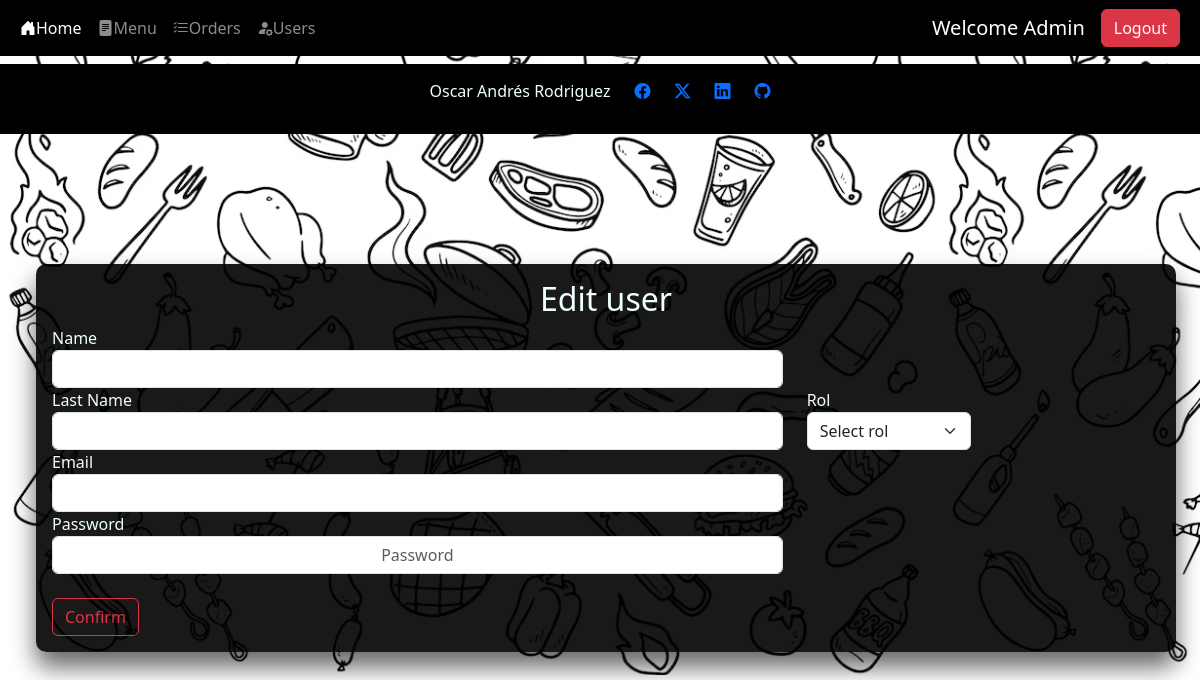
/users/update_user/9 (signed in), run on an earlier commit of the app's database.
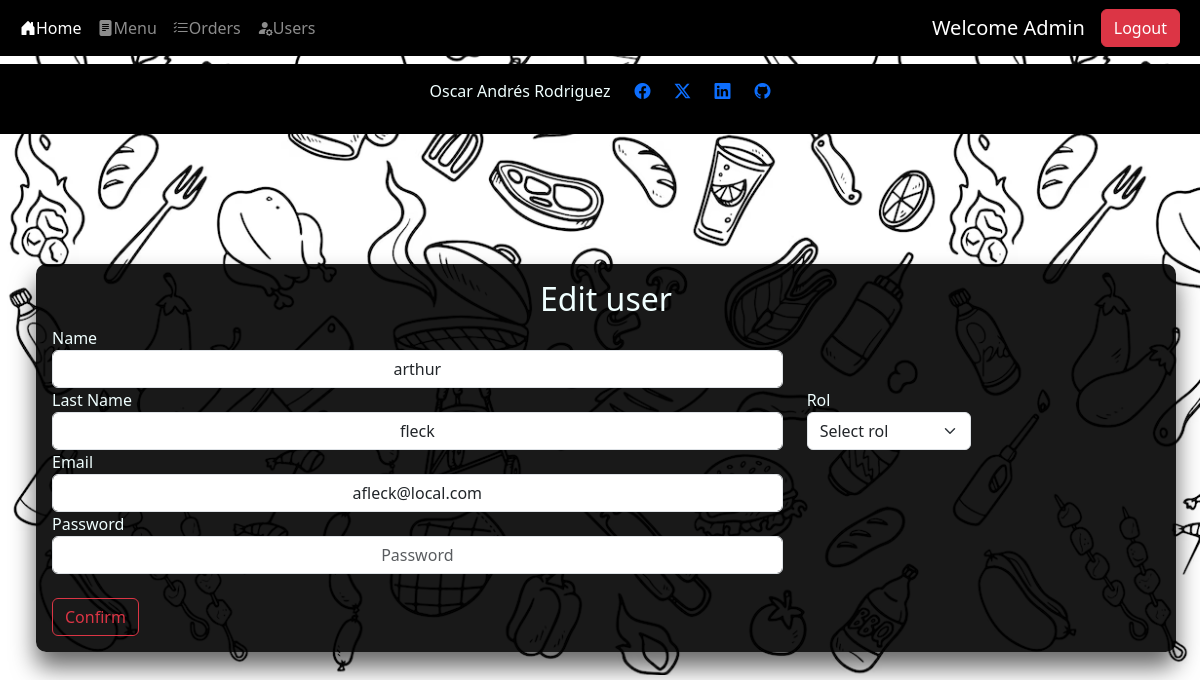
And on a later commit of the database.
### src/db/db_models.py (models this page shows)
class Users(Base):
    __tablename__ = "users"
    id = Column(Integer,primary_key=True, index=True)
    name = Column(String)
    last_name = Column(String)
    email = Column(String, unique=True, index=True, nullable=False)
    password = Column(String, nullable=False)
    rol_id = Column(Integer, ForeignKey('roles.id'), nullable=True)

### src/routes/users.py (the view)
@router.get('/update_user/{id}')
def update_user_page(request: Request, response:Response, id:int, db: Session = Depends(get_db)):
    print("Loading edit user page")
    user, body = get_current_user(request=request, db=db)
    if user is None:
        return RedirectResponse(url="/home",status_code=status.HTTP_307_TEMPORARY_REDIRECT)
    if user.rol_id != 1:
        body["msg"] = "Unauthorized user getting back to home page"
        return templates.TemplateResponse("users.html", body)
    edit_user = db.query(Users).filter(Users.id == id).first()
    body["user"] = edit_user
    return templates.TemplateResponse("edit-user.html", body)

### templates/edit-user.html (shortened to what this page needs)
{% extends "layout.html" %}
{% block content %}
<div class="center-box container m-4 p-3" >
    <h2 class="text-center">Edit user</h2>
    <form action="/users/update_user/{{user.id}}" method="post">
        <div class="row align-items-center">
            <div class="col-md-8 ">
                <label for="name">Name</label>
                <input type="text" class="form-control text-center" name="name" id="name" value="{{user.name}}">
            </div>
            <div class=" col-md-8">
                <label for="last_name">Last Name</label>
                <input type="text" class="form-control text-center" name="last_name" id="last_name" value="{{user.last_name}}">
            </div>
            <div class=" col-md-2">
                <label for="rol">Rol</label>
                <select name="rol" id="rol" class="form-select">
                    <option selected>Select rol</option>
                </select>
            </div>
        </div>
        <div class="row align-items-center">
            <div class="col-8">
                <label for="email">Email</label>
                <input type="email" class="form-control text-center" name="email" id="email" value="{{user.email}}">
            </div>
            <div class="col-8">
                <label for="password">Password</label>
                <input type="password" class="form-control text-center" name="password" id="password" placeholder="Password">
            </div>
        </div>
        <div class="col-auto pt-4">
            <button type="submit" class="btn btn-outline-danger ">Confirm</button>
        </div>
    </form>
</div>
{% endblock %}

What changed in the data, as far as the page shows it:
added Users: name "arthur", last_name "fleck", email "afleck@local.com"
